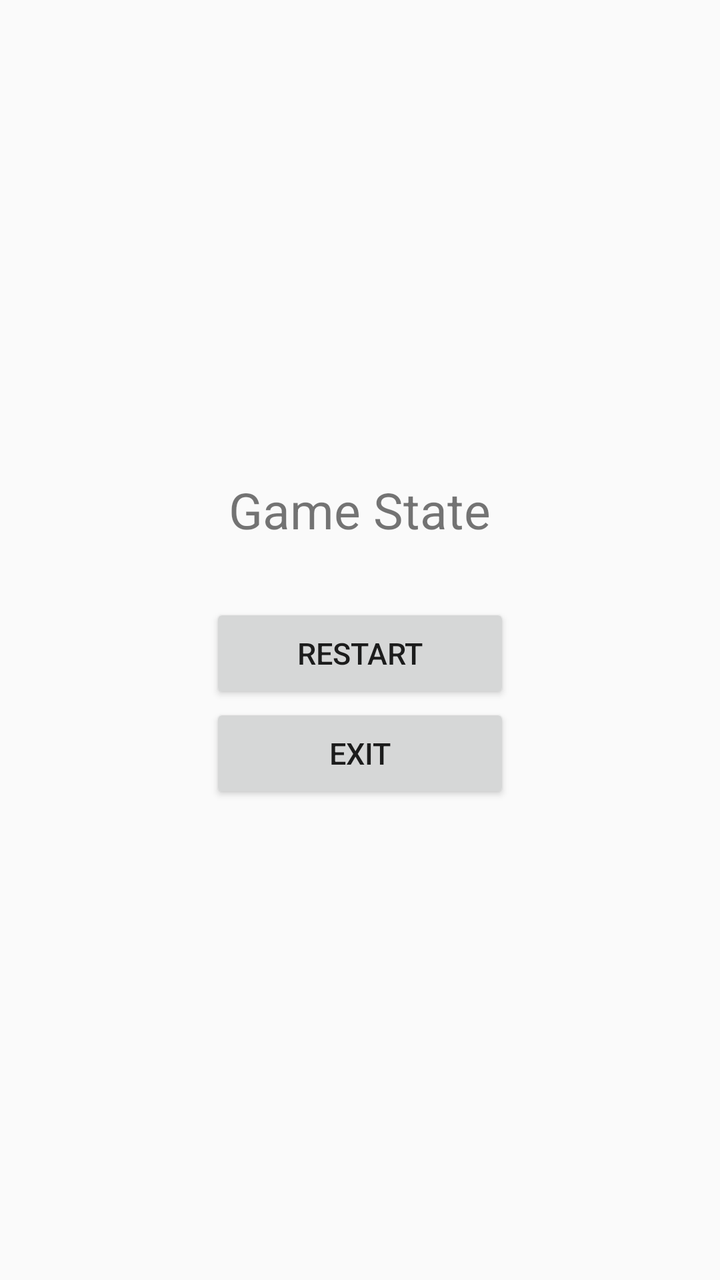
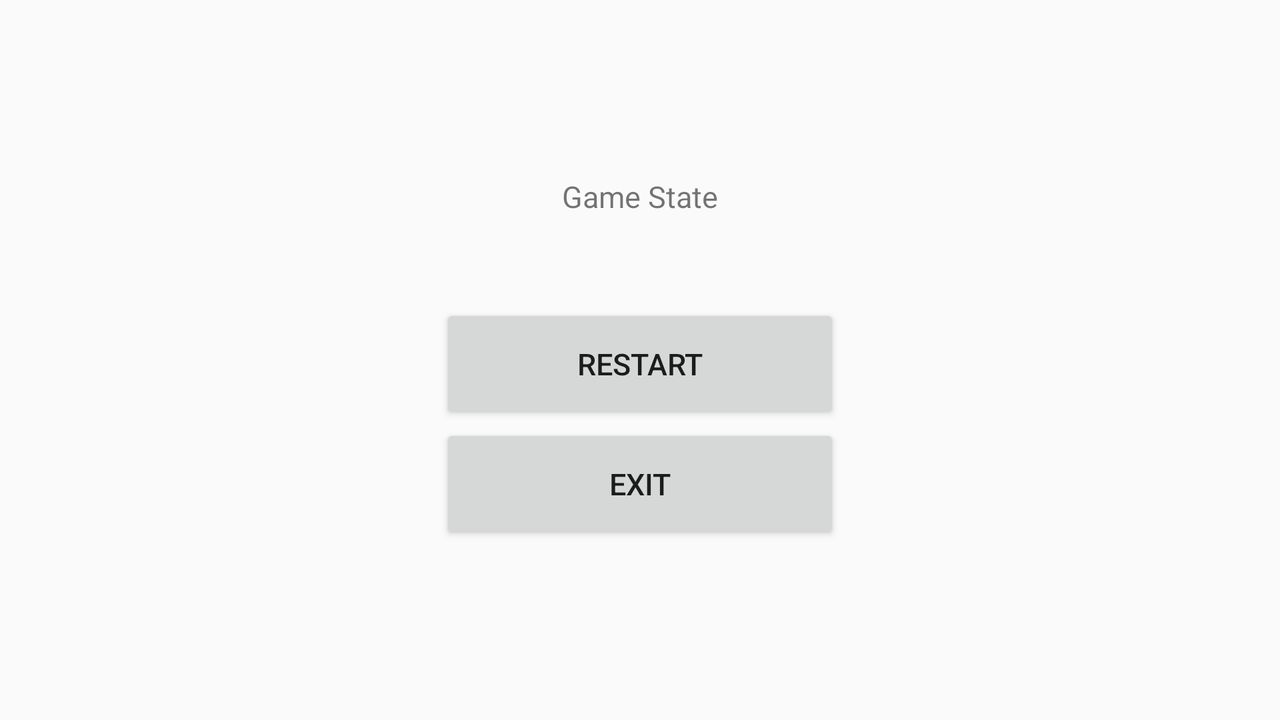

Compare how this app lays out the same screen by default and in its alternative resource folder. The renders come first, then the two layout files and the values they reference.
<!-- AndroidManifest.xml: application theme Theme.AppCompat.Light.NoActionBar -->
<!-- res/layout/activity_popup.xml -->
<?xml version="1.0" encoding="utf-8"?>
<LinearLayout xmlns:android="http://schemas.android.com/apk/res/android"
              android:orientation="vertical"
              android:layout_width="match_parent"
              android:layout_height="match_parent"
              android:weightSum="1">

    <LinearLayout
        android:layout_width="match_parent"
        android:layout_height="match_parent"
        android:gravity="center"
        android:orientation="vertical"
        android:weightSum="1">

        <TextView
            android:layout_width="wrap_content"
            android:layout_height="wrap_content"
            android:text="@string/custom_text"
            android:id="@+id/textView"
            android:gravity="bottom"
            android:layout_gravity="center_horizontal"
            android:textSize="25dp"
            android:paddingBottom="30dp"/>

        <Button
                    android:id="@+id/Restart"
                    android:layout_width="150dp"
                    android:layout_height="50dp"
                    android:text="@string/restart_button"
                    android:textSize="15dp"
                    android:layout_gravity="center_horizontal"/>
                <Button
                    android:id="@+id/Exit"
                    android:layout_width="150dp"
                    android:layout_height="50dp"
                    android:text="@string/exit_button"
                    android:textSize="15dp"
                    android:layout_gravity="center_horizontal"/>
    </LinearLayout>
</LinearLayout>
<!-- resources referenced by this layout -->
<resources>
  <string name="custom_text">Game State</string>
  <string name="exit_button">Exit</string>
  <string name="restart_button">Restart</string>
</resources>
<!-- res/layout-land/activity_popup.xml (the repository's variant of the layout above) -->
<!-- drawn on the phone turned sideways -->
<?xml version="1.0" encoding="utf-8"?>
<LinearLayout xmlns:android="http://schemas.android.com/apk/res/android"
              android:orientation="horizontal"
              android:layout_width="match_parent"
              android:layout_height="match_parent"
              android:weightSum="1"
              android:gravity="center_vertical">

    <LinearLayout
        android:layout_width="match_parent"
        android:layout_height="match_parent"
        android:gravity="center_vertical"
        android:orientation="vertical"
        android:weightSum="1">

        <TextView
            android:layout_width="wrap_content"
            android:layout_height="wrap_content"
            android:text="@string/custom_text"
            android:id="@+id/textView"
            android:gravity="center_horizontal"
            android:textSize="15dp"
            android:layout_gravity="center_horizontal"
            android:layout_weight="0.20"/>

        <Button
                    android:id="@+id/Restart"
                    android:layout_width="200dp"
                    android:layout_height="60dp"
                    android:text="@string/restart_button"
                    android:textSize="15dp"
                    android:layout_gravity="center_horizontal"/>
                <Button
                    android:id="@+id/Exit"
                    android:layout_width="200dp"
                    android:layout_height="60dp"
                    android:text="@string/exit_button"
                    android:textSize="15dp"
                    android:layout_gravity="center_horizontal"/>
    </LinearLayout>
</LinearLayout>
